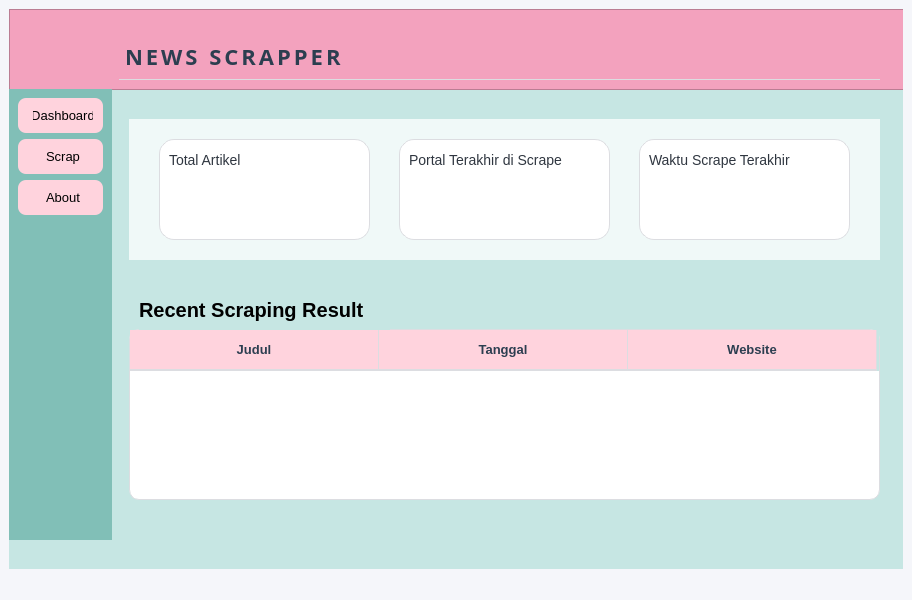
<?xml version="1.0" encoding="UTF-8"?>
<ui version="4.0">
 <class>MainWindow</class>
 <widget class="QMainWindow" name="MainWindow">
  <property name="geometry">
   <rect>
    <x>0</x>
    <y>0</y>
    <width>912</width>
    <height>600</height>
   </rect>
  </property>
  <property name="windowTitle">
   <string>MainWindow</string>
  </property>
  <property name="styleSheet">
   <string notr="true">background-color: #f5f6fa;</string>
  </property>
  <widget class="QWidget" name="centralwidget">
   <layout class="QVBoxLayout" name="verticalLayout">
    <item>
     <widget class="QWidget" name="widget" native="true">
      <property name="styleSheet">
       <string notr="true">background-color: #C6E6E3;</string>
      </property>
      <widget class="QFrame" name="Header">
       <property name="geometry">
        <rect>
         <x>0</x>
         <y>0</y>
         <width>901</width>
         <height>81</height>
        </rect>
       </property>
       <property name="styleSheet">
        <string notr="true">background-color: #F3A2BE;
    border-bottom: 1px solid #dcdde1;</string>
       </property>
       <property name="frameShape">
        <enum>QFrame::Shape::StyledPanel</enum>
       </property>
       <property name="frameShadow">
        <enum>QFrame::Shadow::Raised</enum>
       </property>
       <widget class="QLabel" name="label">
        <property name="geometry">
         <rect>
          <x>110</x>
          <y>20</y>
          <width>761</width>
          <height>61</height>
         </rect>
        </property>
        <property name="minimumSize">
         <size>
          <width>0</width>
          <height>61</height>
         </size>
        </property>
        <property name="font">
         <font>
          <family>Poppins</family>
          <pointsize>-1</pointsize>
          <bold>true</bold>
         </font>
        </property>
        <property name="styleSheet">
         <string notr="true">QLabel {
    /* Gunakan font yang lebih ramping tapi tegas */
    font-family: &quot;Poppins&quot;, &quot;Montserrat&quot;, &quot;Segoe UI Semibold&quot;;
    font-size: 22px;
    font-weight: bold;
    color: #2c3e50; /* Sesuaikan dengan tema warnamu */
    
    /* Menambah jarak antar huruf agar tidak terlihat dempet/distorsi */
    letter-spacing: 3px; 
    
    /* Memberi ruang di bawah teks sebelum menyentuh garis/elemen lain */
    margin-bottom: 10px;
    padding-top: 5px;
}</string>
        </property>
        <property name="text">
         <string>NEWS SCRAPPER</string>
        </property>
       </widget>
      </widget>
      <widget class="QFrame" name="Sidebar">
       <property name="geometry">
        <rect>
         <x>0</x>
         <y>80</y>
         <width>103</width>
         <height>451</height>
        </rect>
       </property>
       <property name="styleSheet">
        <string notr="true">background-color: #81BFB7; 
border: none;</string>
       </property>
       <property name="frameShape">
        <enum>QFrame::Shape::StyledPanel</enum>
       </property>
       <property name="frameShadow">
        <enum>QFrame::Shadow::Raised</enum>
       </property>
       <layout class="QVBoxLayout" name="verticalLayout_2">
        <item>
         <widget class="QPushButton" name="pushButton">
          <property name="font">
           <font>
            <pointsize>-1</pointsize>
           </font>
          </property>
          <property name="styleSheet">
           <string notr="true">/* Gaya Standar */
QPushButton {
    background-color: #FFD3DD; /* Warna latar gelap */
    color: F0F9F8;               /* Warna teks */
    border-radius: 8px;         /* Membuat sudut melengkung */
    padding: 10px;
    font-size: 13px;
    text-align: justify;           /* Teks di tengah agar rapi di sidebar */
    padding-left: 15px;
    border: none;
}

/* Gaya saat kursor menyentuh tombol (Hover) */
QPushButton:hover {
    background-color: #4e6a85;  /* Warna sedikit lebih terang */
}

/* Gaya saat tombol diklik */
QPushButton:pressed {
    background-color: #2c3e50;  /* Warna lebih gelap */
}</string>
          </property>
          <property name="text">
           <string>Dashboard</string>
          </property>
         </widget>
        </item>
        <item>
         <widget class="QPushButton" name="pushButton_2">
          <property name="styleSheet">
           <string notr="true">/* Gaya Standar */
QPushButton {
    background-color: #FFD3DD; /* Warna latar gelap */
    color: F0F9F8;               /* Warna teks */
    border-radius: 8px;         /* Membuat sudut melengkung */
    padding: 10px;
    font-size: 13px;
    text-align: justify;           /* Teks di tengah agar rapi di sidebar */
    padding-left: 15px;
    border: none;
}

/* Gaya saat kursor menyentuh tombol (Hover) */
QPushButton:hover {
    background-color: #4e6a85;  /* Warna sedikit lebih terang */
}

/* Gaya saat tombol diklik */
QPushButton:pressed {
    background-color: #2c3e50;  /* Warna lebih gelap */
}</string>
          </property>
          <property name="text">
           <string>Scrap</string>
          </property>
         </widget>
        </item>
        <item>
         <widget class="QPushButton" name="pushButton_3">
          <property name="font">
           <font>
            <pointsize>-1</pointsize>
           </font>
          </property>
          <property name="styleSheet">
           <string notr="true">/* Gaya Standar */
QPushButton {
    background-color: #FFD3DD; /* Warna latar gelap */
    color: F0F9F8;               /* Warna teks */
    border-radius: 8px;         /* Membuat sudut melengkung */
    padding: 10px;
    font-size: 13px;
    text-align: justify;           /* Teks di tengah agar rapi di sidebar */
    padding-left: 15px;
    border: none;
}

/* Gaya saat kursor menyentuh tombol (Hover) */
QPushButton:hover {
    background-color: #4e6a85;  /* Warna sedikit lebih terang */
}

/* Gaya saat tombol diklik */
QPushButton:pressed {
    background-color: #2c3e50;  /* Warna lebih gelap */
}</string>
          </property>
          <property name="text">
           <string>About</string>
          </property>
         </widget>
        </item>
        <item>
         <spacer name="verticalSpacer">
          <property name="orientation">
           <enum>Qt::Orientation::Vertical</enum>
          </property>
          <property name="sizeHint" stdset="0">
           <size>
            <width>20</width>
            <height>40</height>
           </size>
          </property>
         </spacer>
        </item>
       </layout>
      </widget>
      <widget class="QWidget" name="top_container" native="true">
       <property name="geometry">
        <rect>
         <x>120</x>
         <y>110</y>
         <width>751</width>
         <height>141</height>
        </rect>
       </property>
       <property name="styleSheet">
        <string notr="true">background-color: #F0F9F8;</string>
       </property>
       <widget class="QFrame" name="frame_TotalArtikel">
        <property name="geometry">
         <rect>
          <x>30</x>
          <y>20</y>
          <width>211</width>
          <height>101</height>
         </rect>
        </property>
        <property name="styleSheet">
         <string notr="true">QFrame {
    background-color: white;
    border-radius: 15px;
    border: 1px solid #dcdde1;
}
QLabel {
    border: none;
    color: #2f3640;
	font-size: 14px;
}</string>
        </property>
        <property name="frameShape">
         <enum>QFrame::Shape::StyledPanel</enum>
        </property>
        <property name="frameShadow">
         <enum>QFrame::Shadow::Raised</enum>
        </property>
        <widget class="QLabel" name="label_2">
         <property name="geometry">
          <rect>
           <x>10</x>
           <y>10</y>
           <width>171</width>
           <height>21</height>
          </rect>
         </property>
         <property name="text">
          <string>Total Artikel</string>
         </property>
        </widget>
       </widget>
       <widget class="QFrame" name="frame_LastPortal">
        <property name="geometry">
         <rect>
          <x>270</x>
          <y>20</y>
          <width>211</width>
          <height>101</height>
         </rect>
        </property>
        <property name="styleSheet">
         <string notr="true">QFrame {
    background-color: white;
    border-radius: 15px;
    border: 1px solid #dcdde1;
}
QLabel {
    border: none;
    color: #2f3640;
	font-size: 14px;
}</string>
        </property>
        <property name="frameShape">
         <enum>QFrame::Shape::StyledPanel</enum>
        </property>
        <property name="frameShadow">
         <enum>QFrame::Shadow::Raised</enum>
        </property>
        <widget class="QLabel" name="label_3">
         <property name="geometry">
          <rect>
           <x>10</x>
           <y>10</y>
           <width>171</width>
           <height>21</height>
          </rect>
         </property>
         <property name="text">
          <string>Portal Terakhir di Scrape</string>
         </property>
        </widget>
       </widget>
       <widget class="QFrame" name="frame_LastTime">
        <property name="geometry">
         <rect>
          <x>510</x>
          <y>20</y>
          <width>211</width>
          <height>101</height>
         </rect>
        </property>
        <property name="styleSheet">
         <string notr="true">QFrame {
    background-color: white;
    border-radius: 15px;
    border: 1px solid #dcdde1;
}
QLabel {
    border: none;
    color: #2f3640;
	font-size: 14px;
}</string>
        </property>
        <property name="frameShape">
         <enum>QFrame::Shape::StyledPanel</enum>
        </property>
        <property name="frameShadow">
         <enum>QFrame::Shadow::Raised</enum>
        </property>
        <widget class="QLabel" name="label_4">
         <property name="geometry">
          <rect>
           <x>10</x>
           <y>10</y>
           <width>171</width>
           <height>21</height>
          </rect>
         </property>
         <property name="text">
          <string>Waktu Scrape Terakhir</string>
         </property>
        </widget>
       </widget>
      </widget>
      <widget class="QTableWidget" name="tableWidget">
       <property name="geometry">
        <rect>
         <x>120</x>
         <y>320</y>
         <width>751</width>
         <height>171</height>
        </rect>
       </property>
       <property name="styleSheet">
        <string notr="true">QTableWidget {
    background-color: #ffffff;
    alternate-background-color: #f8f9fa; 
    gridline-color: #dcdde1; /* Warna garis pembatas */
    border: 1px solid #dcdde1;
    border-radius: 10px;
    outline: none;
}

/* Memastikan garis vertikal dan horizontal terlihat */
QTableWidget::item {
    border-bottom: 1px solid #dcdde1;
    border-right: 1px solid #dcdde1;
}

/* Desain Header (Judul Kolom) */
QHeaderView::section {
    background-color: #FFD3DD; /* Hijau muda yang kamu pilih */
    color: #2C3E50;           /* Ganti ke Abu Tua/Gelap agar teks terbaca */
    padding: 10px;
    font-weight: bold;
    font-size: 13px;
    border: none;
    border-right: 1px solid #dcdde1; /* Garis vertikal di bagian header */
    border-bottom: 2px solid #dcdde1;
}

/* Hilangkan garis biru saat sel diklik */
QTableWidget::item:selected {
    background-color: #E0F2F1;
    color: #2C3E50;
}</string>
       </property>
       <property name="editTriggers">
        <set>QAbstractItemView::EditTrigger::NoEditTriggers</set>
       </property>
       <attribute name="horizontalHeaderDefaultSectionSize">
        <number>249</number>
       </attribute>
       <attribute name="horizontalHeaderStretchLastSection">
        <bool>false</bool>
       </attribute>
       <column>
        <property name="text">
         <string>Judul</string>
        </property>
       </column>
       <column>
        <property name="text">
         <string>Tanggal</string>
        </property>
       </column>
       <column>
        <property name="text">
         <string>Website</string>
        </property>
       </column>
      </widget>
      <widget class="QLabel" name="label_5">
       <property name="geometry">
        <rect>
         <x>130</x>
         <y>280</y>
         <width>251</width>
         <height>41</height>
        </rect>
       </property>
       <property name="styleSheet">
        <string notr="true">QLabel {
    font-family: &quot;Poppins&quot;; /* Ganti dengan nama font unikmu */
    font-size: 20px;
    font-weight: bold;
}</string>
       </property>
       <property name="text">
        <string>Recent Scraping Result</string>
       </property>
      </widget>
     </widget>
    </item>
   </layout>
  </widget>
  <widget class="QMenuBar" name="menubar">
   <property name="geometry">
    <rect>
     <x>0</x>
     <y>0</y>
     <width>912</width>
     <height>33</height>
    </rect>
   </property>
  </widget>
  <widget class="QStatusBar" name="statusbar"/>
 </widget>
 <resources/>
 <connections/>
</ui>
